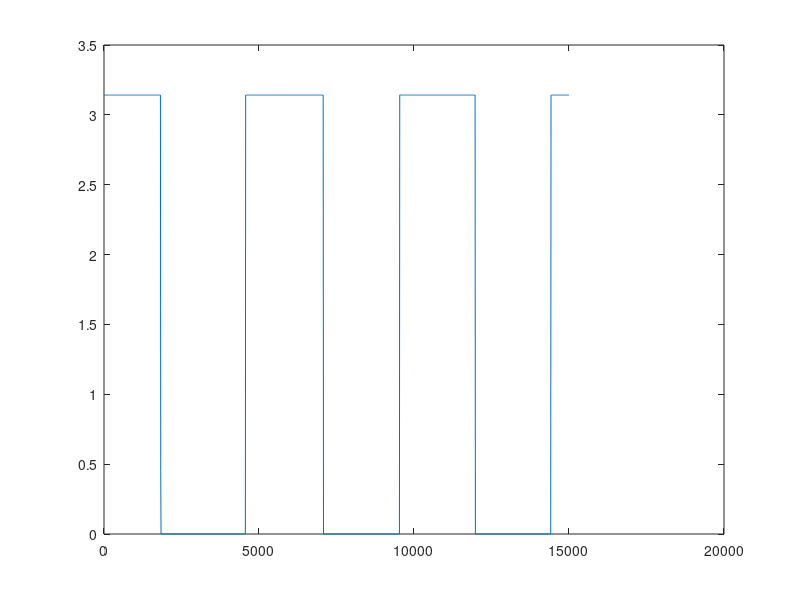

MATLAB code to generate this figure: (Note: this script raises an error after producing the figure.)
%willisjmps15 Figure 3 method applied to Lead - Silicone
clc;
clear;
w=285*2*pi*10^3;
mu1=1.49*10^10;
mu2=4*10^4;
ro1=11600;
ro2=1300;
h1=0.0013;
h2=0.003;
h=h1+h2;
coef11=(ro1/mu1)*(w^2);
coef12=(ro2/mu2)*(w^2);

limsup=15000;
step=10;
imK2=0:step:limsup;
K2=-1i*imK2;
k11=sqrt(coef11-(K2.^2));
k12=sqrt(coef12-(K2.^2));
num2=mu2*k12;
num1=mu1*k11;
coefaux1=num2./num1;
coefaux2=num1./num2;
coefaux=coefaux1+coefaux2;

trM1=cos(h2*k12).*cos(h1*k11);
trM2=0.5*coefaux.*sin(h2*k12).*sin(h1*k11);
trM=trM1-trM2;
atrM=acos(trM);
iatrM=-imag(acos(trM));
ratrM=real(acos(trM));


l1=plot(imK2,ratrM);
l1.Color='blue';
%l1.LineWidth=2;
hold on
l2=plot(imK2, iatrM);
l2.Color='green';
legend({'real(K1h)','imag(K1h)'},'Location','southeast')
xlabel('iK2'); 
ylabel('K1h'); 
headline='f='+string(w/(2*pi*1000))+' kHz';
prompt=text(limsup/10, max(max(ratrM),max(iatrM)), headline);
grid;
